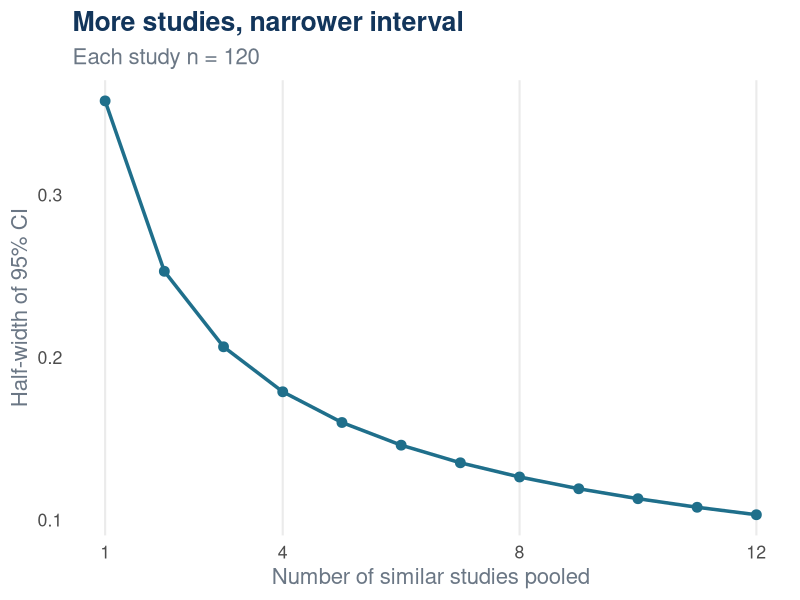
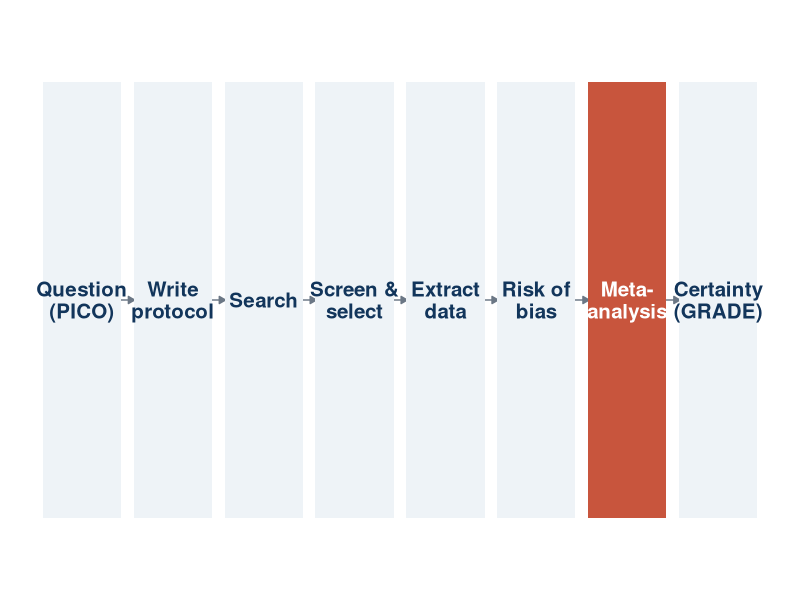
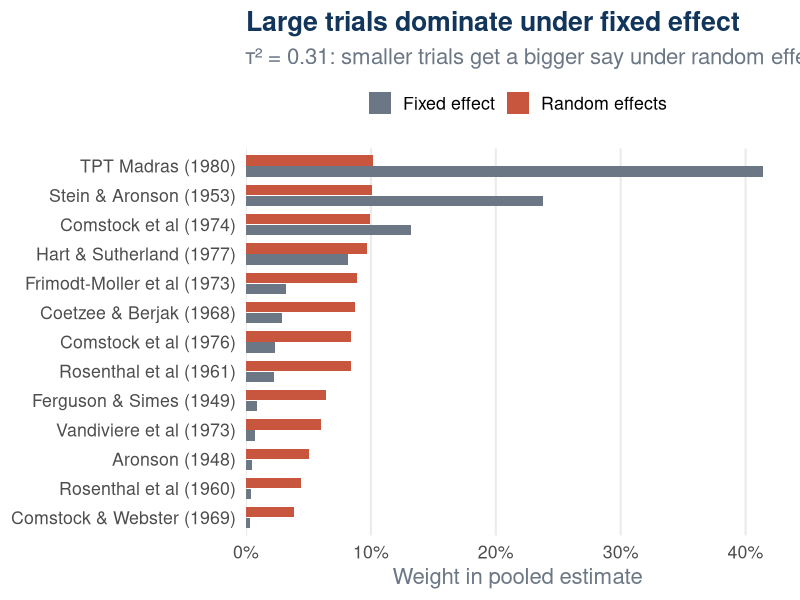
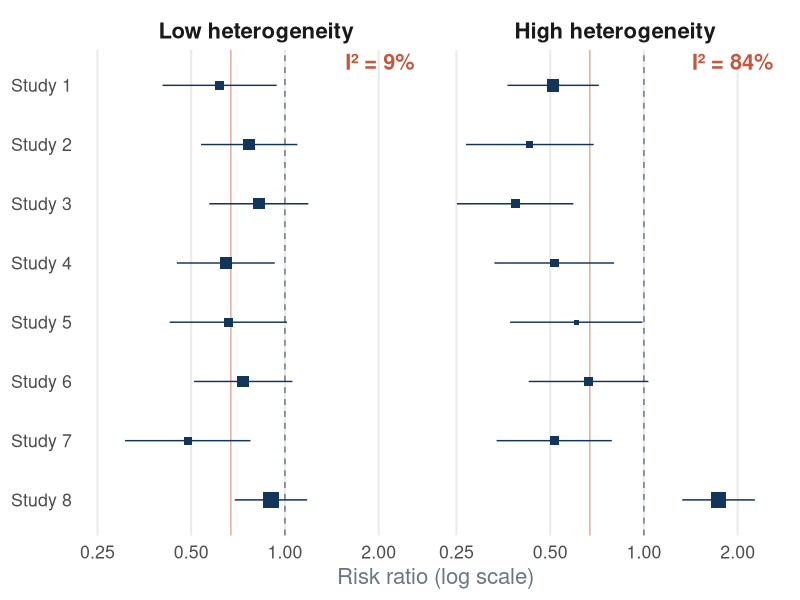
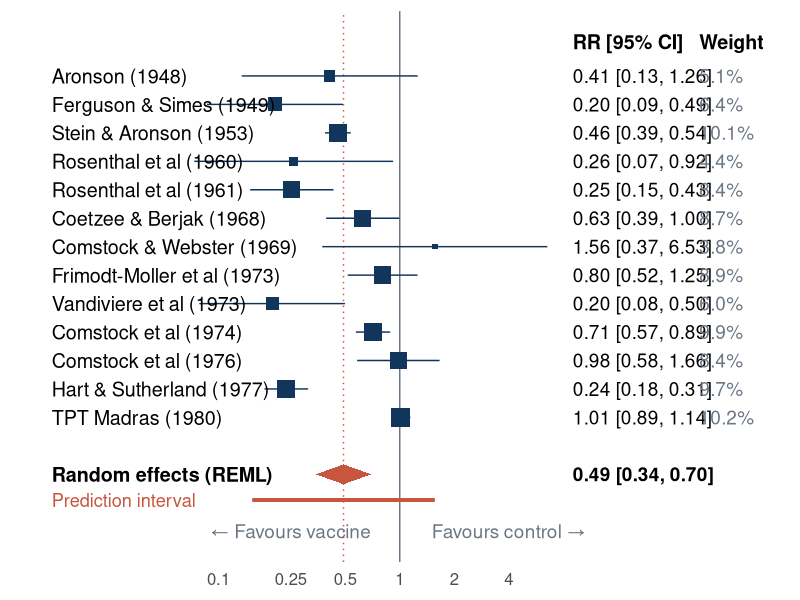
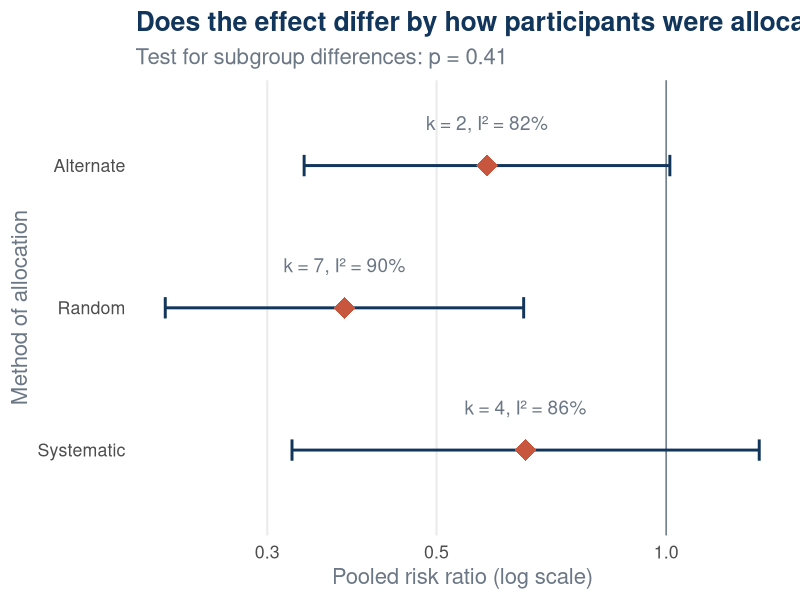
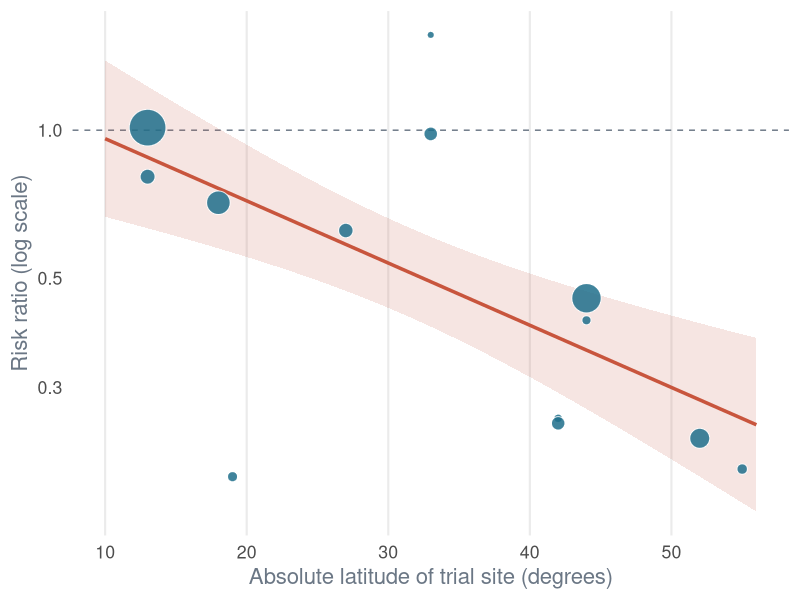
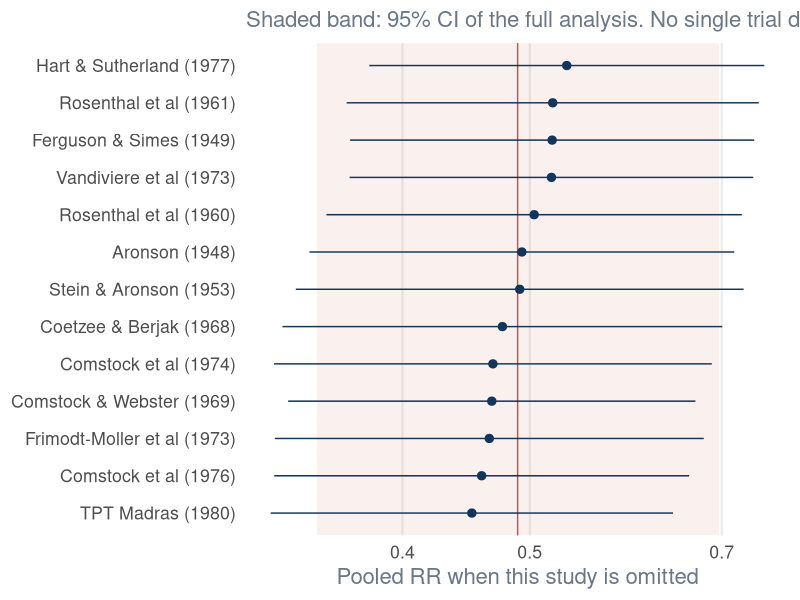

These charts were generated, in order, by the following R code:
## ---- chunk 1
#| label: setup
library(tidyverse)
library(metafor)
library(patchwork)

# one palette for the whole deck
pal <- c(navy = "#12355B", rust = "#C8553D", teal = "#1F6F8B",
         sand = "#E9C46A", grey = "#6B7785", soft = "#EEF3F7")

theme_ylnc <- function(base_size = 16) {
  theme_minimal(base_size = base_size) +
    theme(
      panel.grid.minor = element_blank(),
      panel.grid.major.y = element_blank(),
      plot.title = element_text(face = "bold", colour = pal[["navy"]]),
      plot.subtitle = element_text(colour = pal[["grey"]]),
      axis.title = element_text(colour = pal[["grey"]]),
      legend.position = "top"
    )
}
theme_set(theme_ylnc())

# ---- Example data: BCG vaccine trials (Colditz et al. 1994; ships with metafor) ----
bcg <- dat.bcg |>
  as_tibble() |>
  mutate(study = str_glue("{author} ({year})") |> as.character())

# effect sizes: log risk ratio and its sampling variance, per study
bcg_es <- bcg |>
  mutate(
    # log RR = log( (a/(a+b)) / (c/(c+d)) )
    yi  = log((tpos / (tpos + tneg)) / (cpos / (cpos + cneg))),
    vi  = 1 / tpos - 1 / (tpos + tneg) + 1 / cpos - 1 / (cpos + cneg),
    sei = sqrt(vi),
    lo  = yi - 1.96 * sei,
    hi  = yi + 1.96 * sei
  )

fe <- rma(yi, vi, data = bcg_es, method = "FE")
re <- rma(yi, vi, data = bcg_es, method = "REML")
re_dl <- rma(yi, vi, data = bcg_es, method = "DL")
re_hk <- rma(yi, vi, data = bcg_es, method = "REML", test = "knha")
re_pred <- predict(re, transf = exp)

fmt <- function(x, d = 2) formatC(x, format = "f", digits = d)
## ---- chunk 2
#| label: figx-precision
#| fig-width: 5.5
#| fig-height: 4.6
set.seed(42)
tibble(k = 1:12) |>
  mutate(
    n_cum = cumsum(rep(120, 12)),
    se    = sqrt(4 / n_cum)
  ) |>
  ggplot(aes(k, 1.96 * se)) +
  geom_line(colour = pal[["teal"]], linewidth = 1.2) +
  geom_point(colour = pal[["teal"]], size = 3) +
  scale_x_continuous(breaks = c(1, 4, 8, 12)) +
  labs(
    x = "Number of similar studies pooled",
    y = "Half-width of 95% CI",
    title = "More studies, narrower interval",
    subtitle = "Each study n = 120"
  )
## ---- chunk 3
#| label: figx-workflow
#| fig-width: 12
#| fig-height: 3.6
steps <- tibble(
  step = c("Question\n(PICO)", "Write\nprotocol", "Search", "Screen &\nselect",
           "Extract\ndata", "Risk of\nbias", "Meta-\nanalysis", "Certainty\n(GRADE)"),
  x = seq_along(step),
  stat = x == 7
)

steps |>
  ggplot(aes(x, 1)) +
  geom_segment(aes(x = x + 0.42, xend = x + 0.58, y = 1, yend = 1),
               data = filter(steps, x < max(x)),
               arrow = arrow(length = unit(0.18, "cm"), type = "closed"),
               colour = pal[["grey"]]) +
  geom_tile(aes(fill = stat), width = 0.86, height = 0.8, colour = NA) +
  geom_text(aes(label = step, colour = stat), size = 5.2, lineheight = 0.9, fontface = "bold") +
  scale_fill_manual(values = c(`FALSE` = pal[["soft"]], `TRUE` = pal[["rust"]]), guide = "none") +
  scale_colour_manual(values = c(`FALSE` = pal[["navy"]], `TRUE` = "white"), guide = "none") +
  coord_cartesian(xlim = c(0.5, 8.5), ylim = c(0.5, 1.5)) +
  theme_void()
## ---- chunk 4
#| label: tblx-bcg
bcg |>
  select(study, tpos, tneg, cpos, cneg, ablat, alloc) |>
  slice_head(n = 7) |>
  knitr::kable(
    col.names = c("Study", "TB (vacc.)", "No TB (vacc.)", "TB (ctrl)", "No TB (ctrl)",
                  "Latitude", "Allocation"),
    align = "lrrrrrl"
  )
## ---- chunk 5
#| label: code-iv
#| echo: true
pooled_fe <- bcg_es |>
  mutate(wi = 1 / vi) |>
  summarise(
    theta = sum(wi * yi) / sum(wi),
    se    = sqrt(1 / sum(wi))
  ) |>
  mutate(
    RR    = exp(theta),
    lower = exp(theta - 1.96 * se),
    upper = exp(theta + 1.96 * se)
  )
pooled_fe
## ---- chunk 6
#| label: figx-weights
#| fig-width: 12
#| fig-height: 5.2
wts <- bcg_es |>
  mutate(
    `Fixed effect`   = weights(fe),
    `Random effects` = weights(re)
  ) |>
  select(study, `Fixed effect`, `Random effects`) |>
  pivot_longer(-study, names_to = "model", values_to = "weight") |>
  mutate(study = fct_reorder(study, weight, .fun = max))

wts |>
  ggplot(aes(weight, study, fill = model)) +
  geom_col(position = position_dodge(width = 0.75), width = 0.7) +
  scale_fill_manual(values = c(pal[["grey"]], pal[["rust"]]), name = NULL) +
  scale_x_continuous(labels = \(x) paste0(x, "%"), expand = expansion(mult = c(0, 0.05))) +
  labs(x = "Weight in pooled estimate", y = NULL,
       title = "Large trials dominate under fixed effect",
       subtitle = str_glue("τ² = {fmt(re$tau2)}: smaller trials get a bigger say under random effects"))
## ---- chunk 7
#| label: tblx-estimators
list(`DL` = re_dl, `REML` = re, `REML + HKSJ` = re_hk) |>
  imap(\(m, nm) tibble(
    Method = nm,
    `Pooled RR` = fmt(exp(m$b[1])),
    `95% CI` = str_glue("{fmt(exp(m$ci.lb))} to {fmt(exp(m$ci.ub))}"),
    `τ²` = fmt(m$tau2, 3)
  )) |>
  list_rbind() |>
  knitr::kable(align = "lccc")
## ---- chunk 8
#| label: figx-hetero
#| fig-width: 12
#| fig-height: 5.2
set.seed(2025)
sim_studies <- function(tau, label, k = 8) {
  tibble(
    study = str_c("Study ", 1:k),
    sei   = runif(k, 0.12, 0.25),
    yi    = rnorm(k, -0.4, tau) + rnorm(k, 0, sei),
    scenario = label
  )
}

sims <- bind_rows(
  sim_studies(0.02, "Low heterogeneity"),
  sim_studies(0.45, "High heterogeneity")
) |>
  mutate(scenario = fct_inorder(scenario))

i2_lab <- sims |>
  nest(.by = scenario) |>
  mutate(
    fit   = map(data, \(d) rma(yi, sei = sei, data = d)),
    label = map_chr(fit, \(f) str_glue("I² = {fmt(f$I2, 0)}%"))
  ) |>
  select(scenario, label)

sims |>
  ggplot(aes(exp(yi), fct_rev(study))) +
  geom_vline(xintercept = 1, linetype = "dashed", colour = pal[["grey"]]) +
  geom_vline(xintercept = exp(-0.4), colour = pal[["rust"]], alpha = 0.5) +
  geom_errorbarh(aes(xmin = exp(yi - 1.96 * sei), xmax = exp(yi + 1.96 * sei)),
                 height = 0, colour = pal[["navy"]]) +
  geom_point(aes(size = 1 / sei^2), shape = 15, colour = pal[["navy"]]) +
  geom_text(data = i2_lab, aes(x = 2.6, y = 8.4, label = label),
            hjust = 1, size = 5.5, colour = pal[["rust"]], fontface = "bold") +
  scale_x_log10(breaks = c(0.25, 0.5, 1, 2)) +
  scale_size_continuous(range = c(1.5, 5), guide = "none") +
  facet_wrap(~scenario) +
  labs(x = "Risk ratio (log scale)", y = NULL) +
  theme(strip.text = element_text(face = "bold", size = 16))
## ---- chunk 9
#| label: figx-forest
#| fig-width: 11
#| fig-height: 6.2
forest_df <- bcg_es |>
  mutate(
    weight = weights(re),
    label  = str_glue("{fmt(exp(yi))} [{fmt(exp(lo))}, {fmt(exp(hi))}]"),
    wlab   = str_glue("{fmt(weight, 1)}%")
  ) |>
  arrange(year) |>
  mutate(row = rev(seq_len(n())) + 1)

diamond <- tibble(
  x = exp(c(re$ci.lb, re$b[1], re$ci.ub, re$b[1])),
  y = c(0, 0.35, 0, -0.35)
)
pool_lab <- str_glue("{fmt(exp(re$b[1]))} [{fmt(exp(re$ci.lb))}, {fmt(exp(re$ci.ub))}]")

forest_df |>
  ggplot(aes(y = row)) +
  geom_vline(xintercept = 1, colour = pal[["grey"]]) +
  geom_vline(xintercept = exp(re$b[1]), colour = pal[["rust"]], linetype = "dotted") +
  geom_segment(aes(x = exp(re_pred$pi.lb |> log()), xend = exp(re_pred$pi.ub |> log()),
                   y = -0.9, yend = -0.9), colour = pal[["rust"]], linewidth = 1) +
  geom_errorbarh(aes(xmin = exp(lo), xmax = exp(hi)), height = 0, colour = pal[["navy"]]) +
  geom_point(aes(x = exp(yi), size = weight), shape = 15, colour = pal[["navy"]]) +
  geom_polygon(data = diamond, aes(x, y), fill = pal[["rust"]]) +
  # left text column: study names
  geom_text(aes(x = 0.012, label = study), hjust = 0, size = 5) +
  annotate("text", x = 0.012, y = 0, label = "Random effects (REML)", hjust = 0,
           size = 5, fontface = "bold") +
  annotate("text", x = 0.012, y = -0.9, label = "Prediction interval", hjust = 0,
           size = 4.6, colour = pal[["rust"]]) +
  # right text columns: RR [CI] and weight
  geom_text(aes(x = 9, label = label), hjust = 0, size = 4.8) +
  geom_text(aes(x = 45, label = wlab), hjust = 0, size = 4.8, colour = pal[["grey"]]) +
  annotate("text", x = 9, y = 0, label = pool_lab, hjust = 0, size = 4.8, fontface = "bold") +
  annotate("text", x = c(9, 45), y = max(forest_df$row) + 1.2,
           label = c("RR [95% CI]", "Weight"), hjust = 0, fontface = "bold", size = 5) +
  annotate("text", x = c(0.25, 4), y = -2, label = c("← Favours vaccine", "Favours control →"),
           size = 4.8, colour = pal[["grey"]]) +
  scale_x_log10(breaks = c(0.1, 0.25, 0.5, 1, 2, 4), labels = c("0.1", "0.25", "0.5", "1", "2", "4")) +
  scale_size_continuous(range = c(1.5, 6), guide = "none") +
  coord_cartesian(xlim = c(0.012, 90), ylim = c(-2.2, max(forest_df$row) + 1.4), clip = "off") +
  labs(x = NULL, y = NULL) +
  theme(axis.text.y = element_blank(), panel.grid = element_blank(),
        axis.text.x = element_text(size = 12))
## ---- chunk 10
#| label: figx-subgroup
#| fig-width: 11
#| fig-height: 4.2
sub <- bcg_es |>
  mutate(alloc = str_to_title(alloc)) |>
  nest(.by = alloc) |>
  mutate(
    fit  = map(data, \(d) rma(yi, vi, data = d)),
    k    = map_int(fit, \(f) f$k),
    est  = map_dbl(fit, \(f) f$b[1]),
    lo   = map_dbl(fit, \(f) f$ci.lb),
    hi   = map_dbl(fit, \(f) f$ci.ub),
    i2   = map_dbl(fit, \(f) f$I2)
  )

sub_test <- rma(yi, vi, mods = ~ alloc, data = bcg_es)

sub |>
  ggplot(aes(exp(est), fct_rev(alloc))) +
  geom_vline(xintercept = 1, colour = pal[["grey"]]) +
  geom_errorbarh(aes(xmin = exp(lo), xmax = exp(hi)), height = 0.15,
                 colour = pal[["navy"]], linewidth = 1) +
  geom_point(shape = 18, size = 7, colour = pal[["rust"]]) +
  geom_text(aes(label = str_glue("k = {k}, I² = {fmt(i2, 0)}%")),
            nudge_y = 0.3, colour = pal[["grey"]], size = 4.8) +
  scale_x_log10() +
  labs(x = "Pooled risk ratio (log scale)", y = "Method of allocation",
       title = "Does the effect differ by how participants were allocated?",
       subtitle = str_glue("Test for subgroup differences: p = {fmt(sub_test$QMp, 2)}"))
## ---- chunk 11
#| label: figx-metareg
#| fig-width: 7
#| fig-height: 5
mr <- rma(yi, vi, mods = ~ ablat, data = bcg_es)

line_df <- tibble(ablat = seq(10, 56, by = 1)) |>
  mutate(fit = map(ablat, \(x) predict(mr, newmods = x) |> as_tibble())) |>
  unnest(fit)

bcg_es |>
  ggplot(aes(ablat, exp(yi))) +
  geom_hline(yintercept = 1, colour = pal[["grey"]], linetype = "dashed") +
  geom_ribbon(data = line_df, aes(x = ablat, ymin = exp(ci.lb), ymax = exp(ci.ub)),
              inherit.aes = FALSE, fill = pal[["rust"]], alpha = 0.15) +
  geom_line(data = line_df, aes(ablat, exp(pred)), colour = pal[["rust"]], linewidth = 1.2) +
  geom_point(aes(size = 1 / vi), shape = 21, fill = pal[["teal"]], colour = "white", alpha = 0.85) +
  scale_y_log10() +
  scale_size_continuous(range = c(2, 12), guide = "none") +
  labs(x = "Absolute latitude of trial site (degrees)", y = "Risk ratio (log scale)")
## ---- chunk 12
#| label: figx-loo
#| fig-width: 11
#| fig-height: 4.6
loo <- leave1out(re) |>
  as_tibble() |>
  mutate(omitted = bcg_es$study) |>
  mutate(omitted = fct_reorder(omitted, estimate))

loo |>
  ggplot(aes(exp(estimate), omitted)) +
  annotate("rect", xmin = exp(re$ci.lb), xmax = exp(re$ci.ub), ymin = -Inf, ymax = Inf,
           fill = pal[["rust"]], alpha = 0.08) +
  geom_vline(xintercept = exp(re$b[1]), colour = pal[["rust"]]) +
  geom_errorbarh(aes(xmin = exp(ci.lb), xmax = exp(ci.ub)), height = 0, colour = pal[["navy"]]) +
  geom_point(colour = pal[["navy"]], size = 2.5) +
  scale_x_log10() +
  labs(x = "Pooled RR when this study is omitted", y = NULL,
       subtitle = "Shaded band: 95% CI of the full analysis. No single trial drives the result.")
## ---- chunk 13
#| label: figx-funnel
#| fig-width: 6.6
#| fig-height: 5.2
se_max <- max(bcg_es$sei) * 1.1
funnel_lines <- tibble(se = seq(0, se_max, length.out = 100)) |>
  mutate(lo = re$b[1] - 1.96 * se, hi = re$b[1] + 1.96 * se)

bcg_es |>
  ggplot(aes(yi, sei)) +
  geom_polygon(
    data = bind_rows(
      funnel_lines |> transmute(x = lo, y = se),
      funnel_lines |> arrange(desc(se)) |> transmute(x = hi, y = se)
    ),
    aes(x, y), fill = pal[["soft"]], colour = pal[["grey"]], linetype = "dashed"
  ) +
  geom_vline(xintercept = re$b[1], colour = pal[["rust"]]) +
  geom_point(size = 3.5, colour = pal[["navy"]]) +
  scale_y_reverse() +
  labs(x = "log risk ratio", y = "Standard error",
       subtitle = "Dot = trial; shaded = 95% pseudo-CI region")
## ---- chunk 14
#| label: pubbias
egger <- regtest(re)
tf <- trimfill(re)
## ---- chunk 15
#| label: tblx-grade
tribble(
  ~Domain,          ~`What the meta-analysis shows you`,                 ~BCG,
  "Risk of bias",   "RoB judgements; sensitivity analysis by RoB",       "Some trials used alternation",
  "Inconsistency",  "Forest plot overlap, I², τ², prediction interval", str_glue("I² = {fmt(re$I2, 0)}%: partly explained by latitude"),
  "Indirectness",   "Do the studies match your PICO?",                   "Mixed populations and decades",
  "Imprecision",    "Width of the pooled CI vs decision thresholds",     str_glue("CI {fmt(exp(re$ci.lb))} to {fmt(exp(re$ci.ub))}"),
  "Publication bias","Funnel plot, Egger, trim-and-fill",                "No strong signal"
) |>
  knitr::kable()
## ---- chunk 16
#| label: setup-worked
#| include: false
library(metafor)
library(tidyverse)
library(knitr)

theme_set(theme_minimal(base_size = 14))

tidy_mf <- \(x) x |>
  as.data.frame() |>
  as_tibble() |>
  rename_with(\(nm) str_replace_all(nm, "\\.", "_"))

f2  <- \(x) format(round(x, 2), nsmall = 2)
ci  <- \(est, lo, hi) str_glue("{f2(est)} ({f2(lo)} to {f2(hi)})")

# Data -------------------------------------------------------------------
bcg <- dat.bcg |>
  as_tibble() |>
  mutate(
    study  = str_c(author, ", ", year),
    n_vacc = tpos + tneg,
    n_ctrl = cpos + cneg
  )

bcg_es <- escalc(measure = "RR", ai = tpos, bi = tneg, ci = cpos, di = cneg,
                 data = bcg, slab = study)

# Models -----------------------------------------------------------------
res_fe <- rma(yi, vi, data = bcg_es, method = "EE")
res_re <- rma(yi, vi, data = bcg_es, method = "REML")
res_mr <- rma(yi, vi, mods = ~ ablat, data = bcg_es, method = "REML")
egger  <- regtest(res_re, model = "lm", predictor = "sei")
begg   <- ranktest(res_re)
res_tf <- trimfill(res_re)
inf_re <- influence(res_re)
het_ci <- confint(res_re)

pooled <- bind_rows(
  `Common effect`  = predict(res_fe, transf = exp) |> tidy_mf(),
  `Random effects` = predict(res_re, transf = exp) |> tidy_mf(),
  .id = "model"
)
re <- pooled |> filter(model == "Random effects")

wts <- tibble(study = bcg$study, w_fe = weights(res_fe), w_re = weights(res_re))
w_madras <- wts |> filter(str_detect(study, "Madras"))

loo <- leave1out(res_re, transf = exp) |>
  tidy_mf() |>
  mutate(omitted = bcg$study) |>
  select(omitted, rr = estimate, ci_lb, ci_ub, I2, tau2)
loo_of <- \(pat) loo |> filter(str_detect(omitted, pat))
## ---- chunk 17
#| label: data
bcg |>
  transmute(
    Study = study,
    `Latitude (°)` = ablat,
    Allocation = str_to_sentence(alloc),
    `Vaccinated: TB / N` = str_glue("{tpos} / {format(n_vacc, big.mark = ',')}"),
    `Control: TB / N`    = str_glue("{cpos} / {format(n_ctrl, big.mark = ',')}")
  ) |>
  kable(align = "lrlrr")
## ---- chunk 18
#| label: es
bcg_es |>
  as_tibble() |>
  mutate(
    RR = exp(yi),
    `95% CI` = str_glue("{f2(exp(yi - 1.96 * sqrt(vi)))} to {f2(exp(yi + 1.96 * sqrt(vi)))}")
  ) |>
  transmute(Study = study, RR = f2(RR), `95% CI`) |>
  kable(align = "lrr")
## ---- chunk 19
#| label: pooled
pooled |>
  transmute(
    Model = model,
    `Pooled RR (95% CI)` = ci(pred, ci_lb, ci_ub),
    `95% prediction interval` = if_else(is.na(pi_lb), "—",
                                        str_glue("{f2(pi_lb)} to {f2(pi_ub)}"))
  ) |>
  kable(align = "lcc")
## ---- chunk 20
#| label: forest
#| fig-width: 9.5
#| fig-height: 6.6
par(mar = c(4, 0, 1, 0))
forest(
  res_re,
  atransf   = exp,
  at        = log(c(0.05, 0.25, 1, 4)),
  xlim      = c(-16, 6),
  ilab      = cbind(bcg$tpos, bcg$n_vacc, bcg$cpos, bcg$n_ctrl),
  ilab.xpos = c(-9.5, -8, -6, -4.5),
  header    = c("Study", "RR [95% CI]"),
  addpred   = TRUE,
  shade     = TRUE,
  mlab      = "Random-effects model"
)
text(c(-9.5, -8, -6, -4.5), res_re$k + 2, c("TB+", "N", "TB+", "N"), font = 2, cex = 0.8)
text(c(-8.75, -5.25),       res_re$k + 3, c("Vaccinated", "Control"), font = 2, cex = 0.8)
## ---- chunk 21
#| label: forest-2
#| fig-width: 9.5
#| fig-height: 6.6
par(mar = c(4, 0, 1, 0))
forest(res_re, atransf = exp, at = log(c(0.05, 0.25, 1, 4)), xlim = c(-10, 6),
       header = c("Study", "RR [95% CI]"), addpred = TRUE, shade = TRUE,
       mlab = "Random-effects model")
## ---- chunk 22
#| label: het
het_ci$random |>
  as.data.frame() |>
  rownames_to_column("stat") |>
  as_tibble() |>
  mutate(
    Statistic = recode(stat, `tau^2` = "τ²", tau = "τ", `I^2(%)` = "I² (%)", `H^2` = "H²"),
    Estimate  = f2(estimate),
    `95% CI`  = str_glue("{f2(ci.lb)} to {f2(ci.ub)}")
  ) |>
  select(Statistic, Estimate, `95% CI`) |>
  add_row(Statistic = "Cochran's Q (df = 12)", Estimate = f2(res_re$QE),
          `95% CI` = "p < 0.0001", .before = 1) |>
  kable(align = "lrr")
## ---- chunk 23
#| label: bubble
#| fig-width: 7
#| fig-height: 5.6
lat_grid <- tibble(ablat = seq(10, 60, by = 1))

lat_pred <- predict(res_mr, newmods = lat_grid$ablat, transf = exp) |>
  tidy_mf() |>
  bind_cols(lat_grid)

bcg_es |>
  as_tibble() |>
  mutate(rr = exp(yi), weight = 1 / vi) |>
  ggplot(aes(ablat, rr)) +
  geom_ribbon(data = lat_pred, aes(y = pred, ymin = ci_lb, ymax = ci_ub),
              fill = "grey85") +
  geom_line(data = lat_pred, aes(y = pred), linewidth = 0.9) +
  geom_point(aes(size = weight), shape = 21, fill = "#2b6c9e", alpha = 0.75) +
  geom_hline(yintercept = 1, linetype = "dashed") +
  scale_y_log10() +
  scale_size_area(max_size = 14, guide = "none") +
  labs(x = "Absolute latitude (degrees)", y = "Risk ratio (log scale)")
## ---- chunk 24
#| label: funnel
#| fig-width: 12
#| fig-height: 4.3
par(mfrow = c(1, 2), mar = c(4.5, 4.5, 2, 1))
funnel(res_re, atransf = exp, xlab = "Risk ratio (log scale)", main = "Standard")
funnel(res_re, level = c(90, 95, 99), shade = c("white", "grey80", "grey60"),
       refline = 0, legend = TRUE, atransf = exp,
       xlab = "Risk ratio (log scale)", main = "Contour-enhanced")
## ---- chunk 25
#| label: bias
tibble(
  Test = c("Egger's regression", "Begg's rank correlation",
           "Trim-and-fill: studies imputed", "Trim-and-fill: adjusted RR"),
  Result = c(
    str_glue("t = {f2(egger$zval)}, p = {f2(egger$pval)}"),
    str_glue("Kendall's τ = {f2(begg$tau)}, p = {f2(begg$pval)}"),
    str_glue("{res_tf$k0} ({res_tf$side} side)"),
    ci(exp(res_tf$b[1]), exp(res_tf$ci.lb), exp(res_tf$ci.ub))
  )
) |>
  kable(align = "lr")
## ---- chunk 26
#| label: trimfill
#| fig-width: 6
#| fig-height: 4.2
par(mar = c(4.5, 4.5, 1, 1))
funnel(res_tf, atransf = exp, legend = TRUE, xlab = "Risk ratio (log scale)")
## ---- chunk 27
#| label: loo
#| fig-width: 7.6
#| fig-height: 6.2
loo |>
  mutate(omitted = fct_reorder(omitted, rr)) |>
  ggplot(aes(rr, omitted)) +
  annotate("rect", xmin = re$ci_lb, xmax = re$ci_ub,
           ymin = -Inf, ymax = Inf, fill = "grey90") +
  geom_vline(xintercept = re$pred, linetype = "dashed") +
  geom_vline(xintercept = 1, colour = "firebrick") +
  geom_pointrange(aes(xmin = ci_lb, xmax = ci_ub)) +
  geom_text(aes(x = ci_ub, label = str_c("I² = ", round(I2), "%")),
            hjust = -0.15, size = 3.4, colour = "grey30") +
  scale_x_log10(breaks = c(0.3, 0.4, 0.5, 0.7, 1),
                expand = expansion(mult = c(0.05, 0.25))) +
  labs(x = "Pooled RR with study omitted (log scale)", y = NULL)
## ---- chunk 28
#| label: influence
#| fig-width: 8
#| fig-height: 6.4
plot(inf_re)
## ---- chunk 29
#| label: baujat
#| fig-width: 7
#| fig-height: 5.6
par(mar = c(4.5, 4.5, 1, 1))
baujat(res_re)
## ---- chunk 30
#| label: summary
tibble(
  Item = c("Trials (k)", "Pooled RR, random effects (95% CI)", "95% prediction interval",
           "I²", "τ²", "Latitude: R² of meta-regression", "Egger's test p",
           "Leave-one-out RR range"),
  Result = c(
    res_re$k,
    ci(re$pred, re$ci_lb, re$ci_ub),
    str_glue("{f2(re$pi_lb)} to {f2(re$pi_ub)}"),
    str_c(round(res_re$I2), "%"),
    f2(res_re$tau2),
    str_c(round(res_mr$R2), "%"),
    f2(egger$pval),
    str_glue("{f2(min(loo$rr))} to {f2(max(loo$rr))}")
  )
) |>
  kable(align = "lr")
